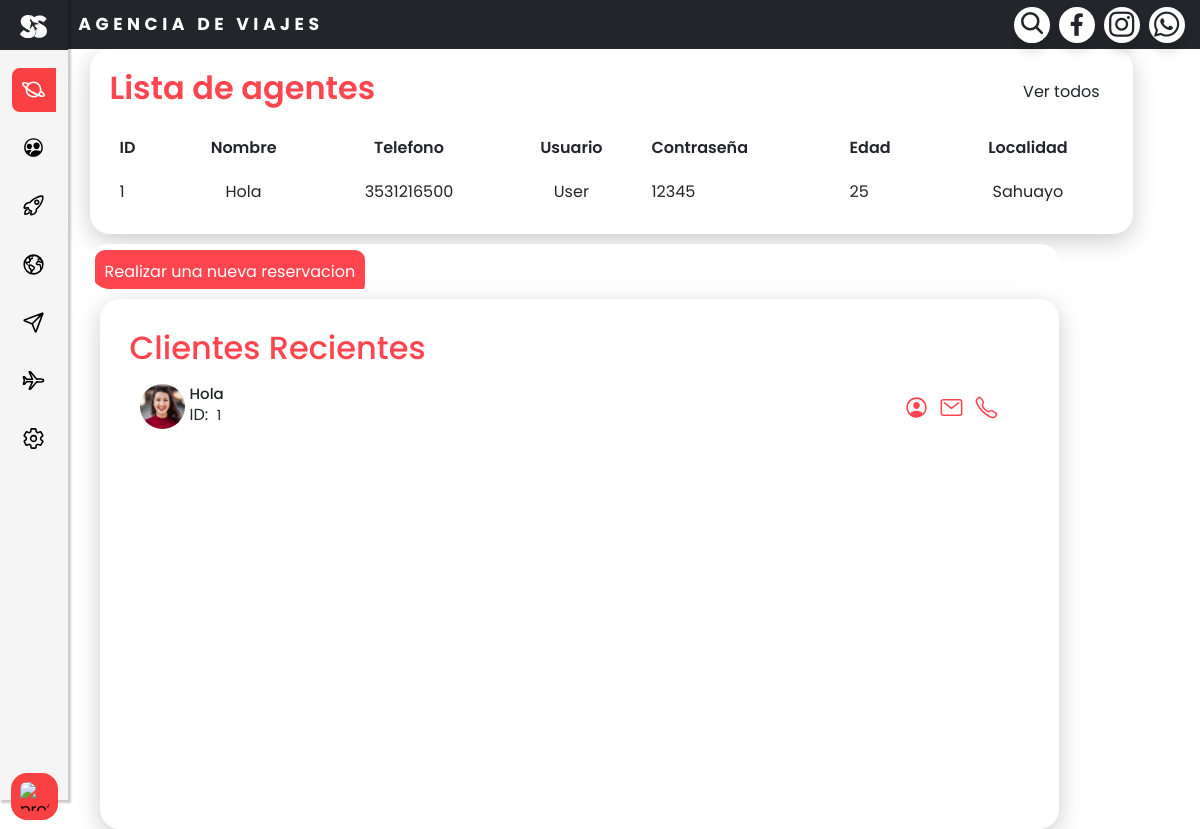
The page /agentes/ on the database as committed earlier.
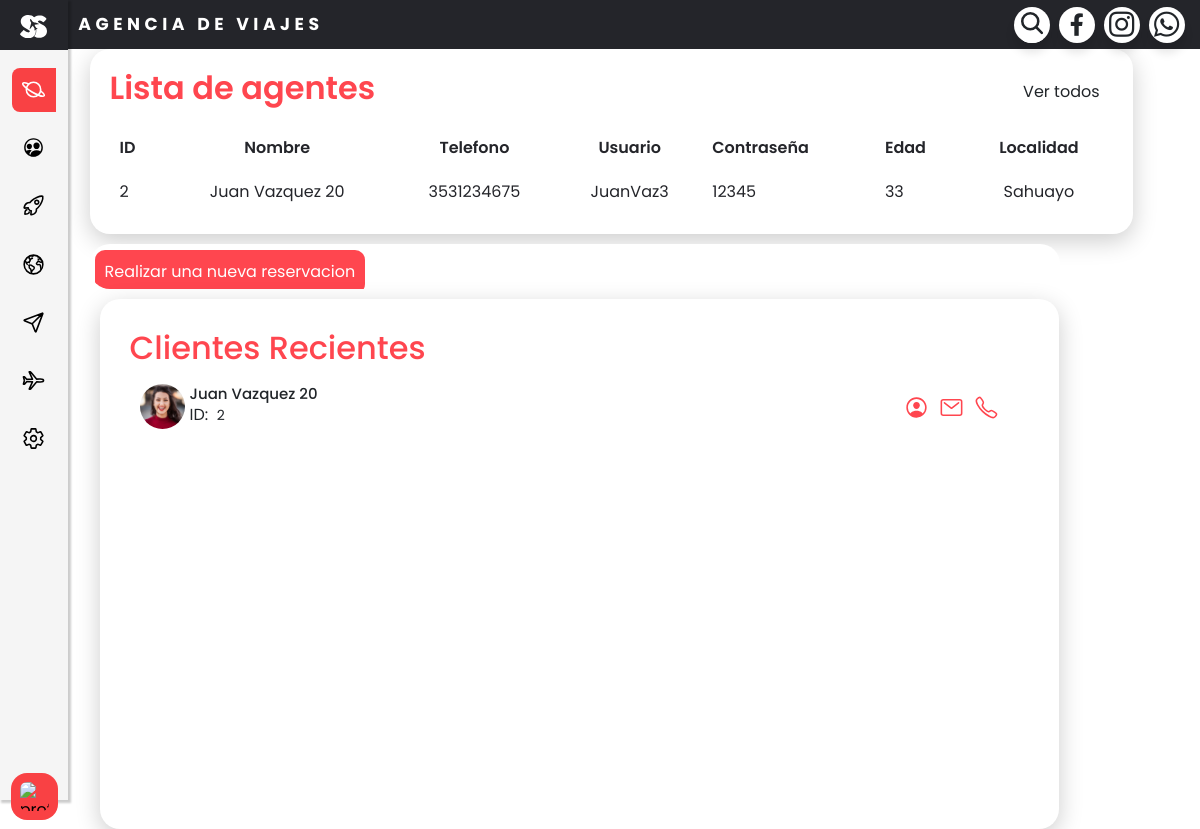
The same page on the database as committed later.
### agentes/models.py (models this page shows, shortened)
class Agentes(models.Model):
    idagente = models.AutoField(primary_key=True,unique=True, blank=False, null=False)
    nombreg = models.CharField(max_length=255, blank=False, null=False)
    telefenog = models.CharField(max_length=20)
    usuariog = models.CharField(max_length=50, unique=True,blank=False, null=False)
    passwordg = models.CharField(max_length=100,blank=False, null=False)
    saldo = models.IntegerField()
    edadg = models.IntegerField()
    localidadg = models.CharField(max_length=100)

### agentes/views.py (the view)
# urls.py: path('',include('agentes.urls')),
def agentes(request):
    agentes = Agentes.objects.all()
    data = {
        'agentes': agentes
    }
    response = render(request, 'agentes/agentes.html', context=data)
    response['X-Frame-Options'] = 'ALLOW-FROM *'
    return response

### agentes/templates/agentes/agentes.html (shortened to what this page needs)
{% extends 'base/base.html' %}
{% load static %}
{% block content %}
    <div class="reservas">
        <div class="recientes">
            <div class="titulo">
                <h2>Lista de agentes </h2>
                <a href="#" class="btn">Ver todos</a>
            </div>
            <table>
                <thead>
                    <tr>
                        <td>ID</td>
                        <td>Nombre</td>
                        <td>Telefono</td>
                        <td>Usuario</td>
                        <td>Contraseña</td>
                        <td>Edad</td>
                        <td>Localidad</td>
                    </tr>
                </thead>
                <tbody class="TableClientes">
                    {% for agente in agentes %}
                        <tr>
                            <td>{{ agente.idagente }}</td>
                            <td>{{ agente.nombreg }}</td>
                            <td>{{ agente.telefenog }}</td>
                            <td>{{ agente.usuariog }}</td>
                            <td>{{ agente.passwordg }}</td>
                            <td>{{ agente.edadg }}</td>
                            <td>{{ agente.localidadg }}</td>
                        </tr>
                    {% endfor %}
                </tbody>
            </table>
        </div>
        <div class="sidecontent">
            <div class="ops mini">
                <a href="#" class="btn-expand">Realizar una nueva reservacion</a>
            </div>
            <div class="ops-right">
                <div class="header">
                    <h2>Clientes Recientes</h2>
                </div>
                <table>
                    <tbody class="clientesRC">
                         {% for agente in agentes %}
                            <tr class="trC">
                                <td width="60px" class="tdi"><div class="imbBx"><img src="{% static 'Imgs/us1.jpg' %}"></div></td>
                                <td><h4>{{ agente.nombreg }}</h4>ID: &nbsp<span class="idT">{{ agente.idagente }}</span>
                                    <div class="iconos">
                                        <ion-icon class="profile" name="person-circle-outline"></ion-icon>
                                        <ion-icon name="mail-outline"></ion-icon>
                                        <ion-icon name="call-outline"></ion-icon>
                                    </div>
                                </td>
                            </tr>
                        {% endfor %}
                    </tbody>
                </table>
                </div>
            </div>
        </div>
{% endblock %}

Rows that differ between the two databases and show on the page:
removed Agentes: idagente "1", nombreg "Hola", telefenog "3531216500", usuariog "User", passwordg "12345", edadg "25", localidadg "Sahuayo"
added Agentes: idagente "2", nombreg "Juan Vazquez 20", telefenog "3531234675", usuariog "JuanVaz3", passwordg "12345", edadg "33", localidadg "Sahuayo"
